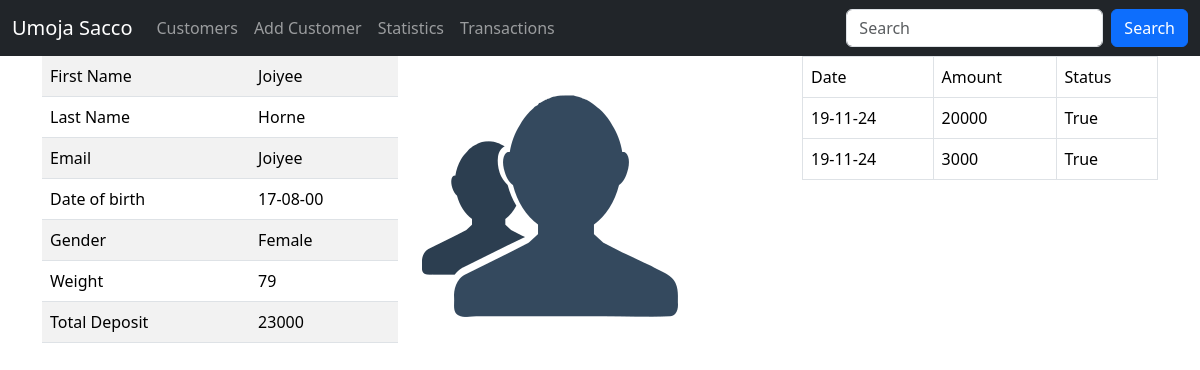
/customers/details/106 (signed in), run on the app's committed database.
### sacco/models.py (models this page shows, shortened)
class Customer(models.Model):
    first_name = models.CharField(max_length=30)
    last_name = models.CharField(max_length=30)
    email = models.EmailField(unique=True)
    dob = models.DateField()
    gender = models.CharField(max_length=10)
    weight = models.IntegerField(default=0)
    created_at = models.DateTimeField(auto_now_add=True)
    updated_at = models.DateTimeField(auto_now=True)
    class Meta:
        db_table = 'customers'

class Deposit(models.Model):
    amount = models.IntegerField()
    status = models.BooleanField(default=False)
    customer = models.ForeignKey(Customer, on_delete=models.CASCADE, related_name='deposits')
    created_at = models.DateTimeField(auto_now_add=True)
    updated_at = models.DateTimeField(auto_now=True)
    class Meta:
        db_table = 'deposits'

### sacco/views.py (the view)
# urls.py: path('customers/details/<int:customer_id>', views.customer_details, name='customer_details'),
@login_required
@permission_required("sacco.view_customer", raise_exception=True)
def customer_details(request, customer_id):
    customer = Customer.objects.get(id=customer_id)
    deposits = customer.deposits.all()
    total = Deposit.objects.filter(customer=customer).filter(status=True).aggregate(Sum('amount'))['amount__sum']
    return render(request, 'details.html', {'customer': customer, 'deposits': deposits, 'total': total})

### templates/details.html (shortened to what this page needs)
{% extends 'master.html' %}
{% load static %}
{% block content %}
    <div class="container">
        <div class="row">
            <div class="col-sm-4">
                <table class="table table-striped">
                    <tr>
                        <td>First Name</td>
                        <td>{{ customer.first_name }}</td>
                    </tr>
                    <tr>
                        <td>Last Name</td>
                        <td>{{ customer.last_name }}</td>
                    </tr>
                    <tr>
                        <td>Email</td>
                        <td>{{ customer.first_name }}</td>
                    </tr>
                    <tr>
                        <td>Date of birth</td>
                        <td>{{ customer.dob|date:"d-m-y" }}</td>
                    </tr>
                    <tr>
                        <td>Gender</td>
                        <td>{{ customer.gender }}</td>
                    </tr>
                    <tr>
                        <td>Weight</td>
                        <td>{{ customer.weight }}</td>
                    </tr>
                    <tr>
                        <td>Total Deposit</td>
                        <td>{{ total}}</td>
                    </tr>
                </table>
            </div>
            <div class="col-sm-4 mt-3">
                <img src="{% static 'profile.png' %}" alt="">
            </div>
            <div class="col-sm-4">
                <table class=" table table-bordered">
                    <tr>
                        <td>Date</td>
                        <td>Amount</td>
                        <td>Status</td>
                    </tr>
                    {% for depo in deposits %}
                      <tr>
                        <td>{{ depo.created_at|date:"d-m-y" }}</td>
                        <td>{{ depo.amount }}</td>
                        <td>{{ depo.status }}</td>
                      </tr>
                    {% endfor %}
                </table>
            </div>
        </div>
    </div>
{% endblock %}

### templates/master.html (shortened to what this page needs)
<!DOCTYPE html>
<html lang="en">
<head>
    <link href="https://cdn.jsdelivr.net/npm/bootstrap@5.3.3/dist/css/bootstrap.min.css" rel="stylesheet">
</head>
<body>
<nav class="navbar navbar-expand-sm navbar-dark bg-dark">
  <div class="container-fluid">
    <a class="navbar-brand" href="">Umoja Sacco</a>
    <div class="collapse navbar-collapse" id="mynavbar">
      <ul class="navbar-nav me-auto">
        <li class="nav-item">
          <a class="nav-link" href="{% url 'customers' %}">Customers</a>
        </li>
          <li class="nav-item">
          <a class="nav-link" href="{% url 'add_customer' %}">Add Customer</a>
        </li>
        <li class="nav-item">
          <a class="nav-link" href="#">Statistics</a>
        </li>
        <li class="nav-item">
          <a class="nav-link" href="#">Transactions</a>
        </li>
      </ul>
      <form class="d-flex" method="get" action="{% url  'search_customer'  %}">
        <input class="form-control me-2" name="search" type="text" placeholder="Search">
        <button class="btn btn-primary" type="submit">Search</button>
      </form>
    </div>
  </div>
</nav>
{% block content %}
{% endblock %}
</body>
</html>

### data on the page
Customer: first_name "Joiyee", last_name "Horne", dob "17-08-00", gender "Female", weight "79"
Deposit: created_at "19-11-24", amount "20000", status "True"
Deposit: created_at "19-11-24", amount "3000", status "True"

### other printed values
{{ total }} "23000"
